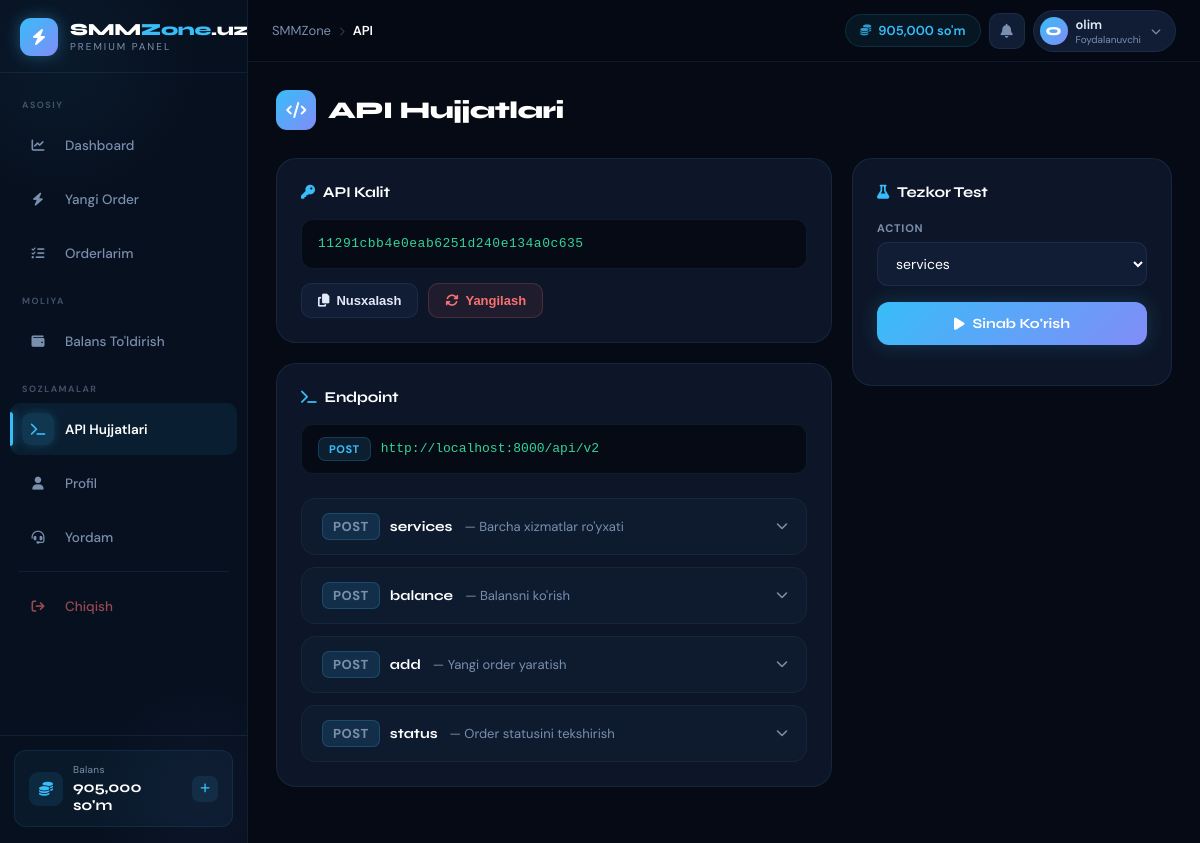
The app's page /api-docs (signed in) with its own data.
### tables this page shows
CREATE TABLE users (
    id           INTEGER PRIMARY KEY AUTOINCREMENT,
    username     TEXT UNIQUE NOT NULL,
    email        TEXT UNIQUE NOT NULL,
    password     TEXT NOT NULL,
    balance      REAL DEFAULT 0,
    role         TEXT DEFAULT 'user',
    api_key      TEXT UNIQUE,
    total_spent  REAL DEFAULT 0,
    total_orders INTEGER DEFAULT 0,
    ref_code     TEXT UNIQUE,
    referred_by  INTEGER,
    ref_earnings REAL DEFAULT 0,
    is_active    INTEGER DEFAULT 1,
    created_at   TEXT DEFAULT (datetime('now'))
);

### services/user_service.py (the view)
@user_bp.route("/api-docs")
@login_required
def api_docs():
    u = current_user()
    return render_template("api.html", user=r2d(u), site_url=Config.SITE_URL)

### database/db.py (called while the page is built)
def get_db():
    if "db" not in g:
        g.db = sqlite3.connect(DATABASE)
        g.db.row_factory = sqlite3.Row
    return g.db

def r2d(row):
    if row is None:
        return None
    return dict(row)

### main.py (called while the page is built)
@app.context_processor
def inject_globals():
    user_balance = 0
    if "user_id" in session:
        db = get_db()
        u  = db.execute("SELECT balance FROM users WHERE id=?", (session["user_id"],)).fetchone()
        if u: user_balance = u["balance"]
        session["balance"] = user_balance
    return {"site_name": Config.SITE_NAME, "user_balance": user_balance}

### services/user_service.py (called while the page is built)
def current_user():
    db = get_db()
    return db.execute("SELECT * FROM users WHERE id=?", (session["user_id"],)).fetchone()

### templates/api.html (shortened to what this page needs)
{% extends "base.html" %}
{% block content %}
<div class="page-header">
  <h1 class="page-title">
    <div class="page-title-icon"><i class="fas fa-code"></i></div>
    API Hujjatlari
  </h1>
</div>
<div class="api-grid">
  <div>
    <div class="api-card">
      <div class="api-card-title"><i class="fas fa-key"></i> API Kalit</div>
      <div class="key-box" id="api-key-val">{{ user.api_key }}</div>
      <div class="key-actions">
        <button class="btn-copy" id="copy-key-btn" onclick="copyApiKey()">
          <i class="fas fa-copy"></i> Nusxalash
        </button>
        <form method="POST" action="/profile/regen-key"
              onsubmit="return confirm('Diqqat! Eski key ishlamay qoladi. Davom etasizmi?')">
          <button type="submit" class="btn-regen">
            <i class="fas fa-sync"></i> Yangilash
          </button>
        </form>
      </div>
    </div>
    <div class="api-card">
      <div class="api-card-title"><i class="fas fa-terminal"></i> Endpoint</div>
      <div class="endpoint-url">
        <span class="method-badge method-post">POST</span>
        <code>{{ site_url }}/api/v2</code>
      </div>
      {% for action, desc, params, example in [
        ('services', 'Barcha xizmatlar ro\'yxati',
         [('key','API kalit'),('action','services')],
         '{\n  "services": [\n    {\n      "service": 1,\n      "name": "Instagram Followers",\n      "rate": 500,\n      "min": 100,\n      "max": 50000\n    }\n  ]\n}'),
        ('balance', 'Balansni ko\'rish',
         [('key','API kalit'),('action','balance')],
         '{\n  "balance": "15000",\n  "currency": "UZS"\n}'),
        ('add', 'Yangi order yaratish',
         [('key','API kalit'),('action','add'),('service','Service ID'),('link','Havola'),('quantity','Miqdor')],
         '{\n  "order": 12345\n}'),
        ('status', 'Order statusini tekshirish',
         [('key','API kalit'),('action','status'),('order','Order ID')],
         '{\n  "status": "Processing",\n  "start_count": "0",\n  "remains": "950",\n  "charge": "500"\n}'),
      ] %}
      <div class="api-section" id="sec-{{ action }}">
        <div class="api-section-header" onclick="toggleSection('{{ action }}')">
          <span class="method-badge method-post">POST</span>
          <b>{{ action }}</b>
          <span>— {{ desc }}</span>
          <i class="fas fa-chevron-down toggle-icon"></i>
        </div>
      </div>
    </div>
  </div>
  <div class="sidebar-card">
    <div class="api-card-title" style="margin-bottom:20px"><i class="fas fa-flask"></i> Tezkor Test</div>
    <div class="form-group">
      <label class="form-label">Action</label>
      <select class="form-control" id="test-action">
        <option value="services">services</option>
      </select>
    </div>
    <button class="btn-run" onclick="testApi()">
      <i class="fas fa-play"></i> Sinab Ko'rish
    </button>
  </div>
</div>
{% endblock %}

### templates/base.html (shortened to what this page needs)
<!DOCTYPE html>
<html lang="uz">
<head>
<link rel="stylesheet" href="https://cdnjs.cloudflare.com/ajax/libs/font-awesome/6.5.0/css/all.min.css">
</head>
<body>
{% if 'user_id' in session %}
<aside class="sidebar" id="sidebar">
  <a href="/dashboard" class="sidebar-brand">
    <div class="brand-icon"><i class="fas fa-bolt"></i></div>
    <div class="brand-text">
      <div class="brand-name">SMM<span>Zone</span>.uz</div>
      <div class="brand-tag">PREMIUM PANEL</div>
    </div>
  </a>
  <nav class="sidebar-nav">
    <div class="nav-section-label">Asosiy</div>
    <a href="/dashboard" class="nav-item {% if request.path == '/dashboard' %}active{% endif %}">
      <div class="nav-item-icon"><i class="fas fa-chart-line"></i></div>
      <span class="nav-item-label">Dashboard</span>
    </a>
    <a href="/new-order" class="nav-item {% if request.path == '/new-order' %}active{% endif %}">
      <div class="nav-item-icon"><i class="fas fa-bolt"></i></div>
      <span class="nav-item-label">Yangi Order</span>
    </a>
    <a href="/orders" class="nav-item {% if request.path == '/orders' %}active{% endif %}">
      <div class="nav-item-icon"><i class="fas fa-list-check"></i></div>
      <span class="nav-item-label">Orderlarim</span>
    </a>
    <div class="nav-section-label">Moliya</div>
    <a href="/add-funds" class="nav-item {% if request.path == '/add-funds' %}active{% endif %}">
      <div class="nav-item-icon"><i class="fas fa-wallet"></i></div>
      <span class="nav-item-label">Balans To'ldirish</span>
    </a>
    <div class="nav-section-label">Sozlamalar</div>
    <a href="/api-docs" class="nav-item {% if request.path == '/api-docs' %}active{% endif %}">
      <div class="nav-item-icon"><i class="fas fa-terminal"></i></div>
      <span class="nav-item-label">API Hujjatlari</span>
    </a>
    <a href="/profile" class="nav-item {% if request.path == '/profile' %}active{% endif %}">
      <div class="nav-item-icon"><i class="fas fa-user"></i></div>
      <span class="nav-item-label">Profil</span>
    </a>
    <a href="/support" class="nav-item {% if request.path == '/support' %}active{% endif %}">
      <div class="nav-item-icon"><i class="fas fa-headset"></i></div>
      <span class="nav-item-label">Yordam</span>
    </a>
    <div class="nav-divider"></div>
    <a href="/logout" class="nav-item is-logout">
      <div class="nav-item-icon"><i class="fas fa-arrow-right-from-bracket"></i></div>
      <span class="nav-item-label">Chiqish</span>
    </a>
  </nav>
  <div class="sidebar-footer">
    <div class="sidebar-balance">
      <div class="sb-bal-icon"><i class="fas fa-coins"></i></div>
      <div>
        <div class="sb-bal-label">Balans</div>
        <div class="sb-bal-val">{{ "{:,.0f}".format(user_balance) }} so'm</div>
      </div>
      <a href="/add-funds" class="sb-bal-link" title="To'ldirish">
        <i class="fas fa-plus"></i>
      </a>
    </div>
  </div>
</aside>
<div class="main-wrap">
  <header class="topbar">
    <div class="topbar-breadcrumb">
      <span>SMMZone</span>
      <span class="bc-sep"><i class="fas fa-chevron-right" style="font-size:9px"></i></span>
      <span class="bc-current">
        {% if '/dashboard' in request.path %}Dashboard
        {% elif '/new-order' in request.path %}Yangi Order
        {% elif '/orders' in request.path %}Orderlarim
        {% elif '/add-funds' in request.path %}Balans
        {% elif '/profile' in request.path %}Profil
        {% elif '/api-docs' in request.path %}API
        {% elif '/support' in request.path %}Yordam
        {% elif '/admin' in request.path %}Admin
        {% else %}Sahifa{% endif %}
      </span>
    </div>
    <div class="topbar-right">
      <div class="topbar-balance">
        <i class="fas fa-coins"></i>
        <span>{{ "{:,.0f}".format(user_balance) }} so'm</span>
      </div>
      <a href="#" class="topbar-notif" title="Bildirishnomalar">
        <i class="fas fa-bell"></i>
      </a>
      <a href="/profile" class="topbar-user">
        <div class="topbar-user-avatar">{{ session.username[0].upper() if session.username else 'U' }}</div>
        <div>
          <div class="topbar-user-name">{{ session.username }}</div>
          <div class="topbar-user-role">{% if session.role == 'admin' %}Admin{% else %}Foydalanuvchi{% endif %}</div>
        </div>
        <i class="fas fa-chevron-down"></i>
      </a>
    </div>
  </header>
  <main class="content">
    {% block content %}{% endblock %}
  </main>
</div>
{% else %}
{% block auth_content %}{% endblock %}
{% endif %}
</body>
</html>

### templates/api.html (style rules this page uses)
.page-header { display: flex; align-items: center; justify-content: space-between; margin-bottom: 28px; flex-wrap: wrap; gap: 12px; animation: fadeUp 0.5s ease both; }
.page-title { font-family: 'Syne', sans-serif; font-size: 24px; font-weight: 800; color: var(--white); letter-spacing: -0.5px; display: flex; align-items: center; gap: 12px; }
.page-title-icon { width: 40px; height: 40px; background: var(--grad); border-radius: 11px; display: flex; align-items: center; justify-content: center; font-size: 16px; color: #fff; }
.api-grid { display: grid; grid-template-columns: 1fr 320px; gap: 20px; align-items: start; animation: fadeUp 0.5s 0.1s ease both; }
.api-card { background: var(--card); border: 1px solid var(--border); border-radius: 20px; padding: 24px; margin-bottom: 20px; }
.api-card:last-child { margin-bottom: 0; }
.api-card-title { font-family: 'Syne', sans-serif; font-size: 15px; font-weight: 700; color: var(--white); letter-spacing: -0.2px; display: flex; align-items: center; gap: 8px; margin-bottom: 18px; }
.api-card-title i { color: var(--accent); font-size: 14px; }
.key-box { background: var(--bg); border: 1px solid var(--border); border-radius: 12px; padding: 14px 16px; font-family: 'Courier New', monospace; font-size: 13px; color: #34d399; word-break: break-all; letter-spacing: 0.5px; line-height: 1.5; margin-bottom: 14px; user-select: all; cursor: text; }
.key-actions { display: flex; gap: 10px; flex-wrap: wrap; }
.btn-copy { display: inline-flex; align-items: center; gap: 7px; padding: 9px 16px; border-radius: 10px; background: var(--card2); color: var(--text); border: 1px solid var(--border); font-size: 13px; font-weight: 600; cursor: pointer; transition: all 0.2s; }
.btn-regen { display: inline-flex; align-items: center; gap: 7px; padding: 9px 16px; border-radius: 10px; background: rgba(248,113,113,0.08); color: #f87171; border: 1px solid rgba(248,113,113,0.2); font-size: 13px; font-weight: 600; cursor: pointer; transition: all 0.2s; }
.endpoint-url { display: flex; align-items: center; gap: 10px; background: var(--bg); border: 1px solid var(--border); border-radius: 12px; padding: 12px 16px; margin-bottom: 24px; }
.method-badge { display: inline-flex; align-items: center; padding: 4px 10px; border-radius: 7px; font-size: 11px; font-weight: 800; letter-spacing: 0.5px; flex-shrink: 0; }
.method-post { background: rgba(56,189,248,0.12); color: var(--accent); border: 1px solid rgba(56,189,248,0.2); }
.endpoint-url code { font-family: 'Courier New', monospace; font-size: 13px; color: var(--accent3); word-break: break-all; }
.api-section { border: 1px solid var(--border); border-radius: 14px; overflow: hidden; margin-bottom: 12px; transition: border-color 0.2s; }
.api-section:last-child { margin-bottom: 0; }
.api-section-header { display: flex; align-items: center; gap: 10px; padding: 14px 18px; background: rgba(56,189,248,0.03); cursor: pointer; user-select: none; }
.api-section-header b { font-family: 'Syne', sans-serif; font-size: 14px; font-weight: 700; color: var(--white); }
.api-section-header span { font-size: 13px; color: var(--muted); margin-left: 2px; }
.api-section-header .toggle-icon { margin-left: auto; color: var(--muted); font-size: 12px; transition: transform 0.3s; }
.sidebar-card { background: var(--card); border: 1px solid var(--border); border-radius: 20px; padding: 24px; position: sticky; top: 80px; }
.form-group { margin-bottom: 16px; }
.form-label { display: block; font-size: 11px; font-weight: 700; text-transform: uppercase; letter-spacing: 0.8px; color: var(--muted); margin-bottom: 7px; }
.form-control { width: 100%; padding: 11px 14px; background: var(--card2); border: 1px solid var(--border); border-radius: 11px; color: var(--white); font-family: 'DM Sans', sans-serif; font-size: 14px; outline: none; transition: border-color 0.25s, box-shadow 0.25s; }
.form-control option { background: var(--card2); }
.btn-run { width: 100%; padding: 13px; background: var(--grad); border: none; border-radius: 12px; color: #fff; font-family: 'Syne', sans-serif; font-size: 14px; font-weight: 700; cursor: pointer; display: flex; align-items: center; justify-content: center; gap: 8px; box-shadow: 0 0 20px rgba(56,189,248,0.2); transition: opacity 0.2s, transform 0.2s; margin-bottom: 16px; }

### records on screen
users: balance "905,000", username "olim", api_key "11291cbb4e0eab6251d240e134a0c635"

### other values on screen
{{ session.username[0].upper() if session.username else 'U' }} "O"
{{ site_url }} "http://localhost:8000"
{{ action }} "services" "balance" "add" "status"
{{ desc }} "Barcha xizmatlar ro'yxati" "Balansni ko'rish" "Yangi order yaratish" "Order statusini tekshirish"
